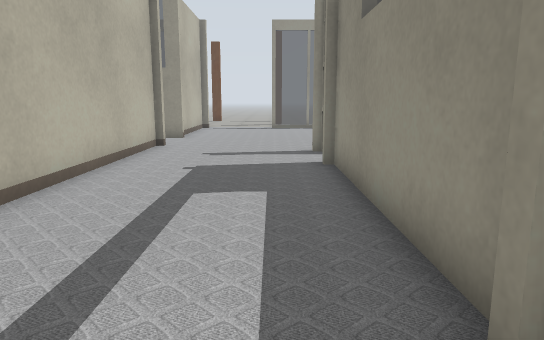
view 1 (above)

24 first-person views from a walk through a robot-simulator world made for Gazebo. The camera is 0.72 m above the floor, tilts 10° down and sees 70° across. The lines on the ground mark 1 m squares. The floor is counted in squares, 0.5 m on a side. Each view is taken from the middle of a square. On the plan, view 1 faces up. The plan holds only what a view shows up to about 16 squares ahead; the rest is blank. The place goes on beyond the plan. Robots are left out. Gazebo's built-in surfaces are drawn with simple patterns. Simple shapes stand in for some stock models. Some surface patterns are stand-ins.

view 2
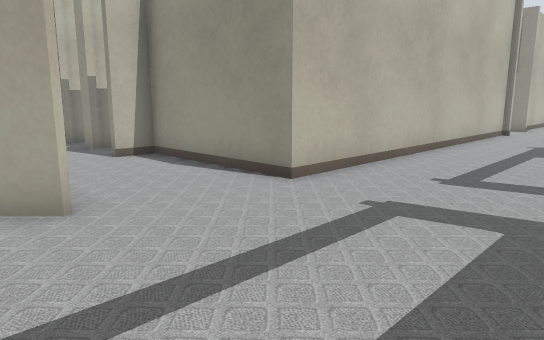

view 3
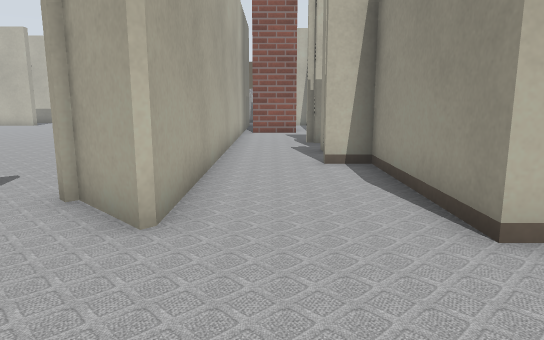

view 4
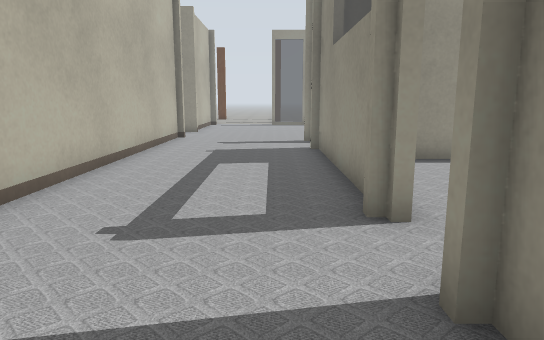

view 5
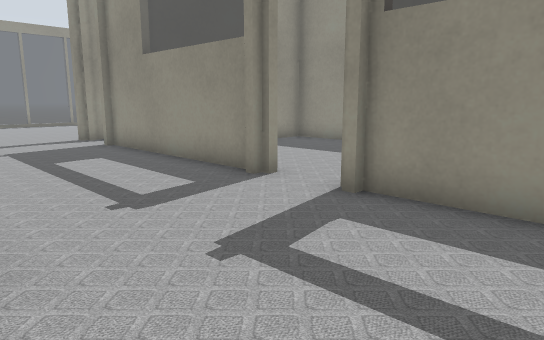

view 6
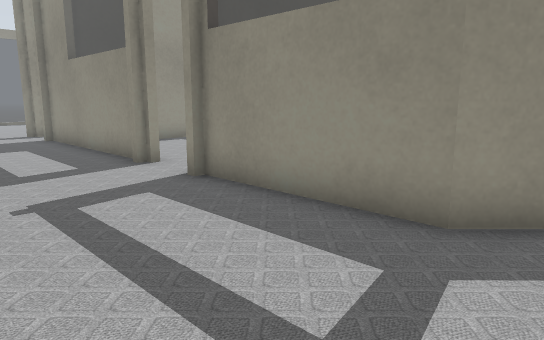

view 7
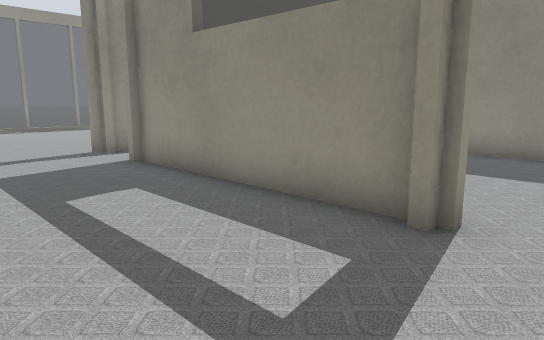

view 8
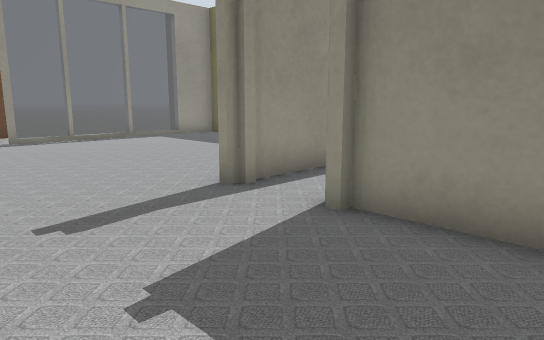

view 9
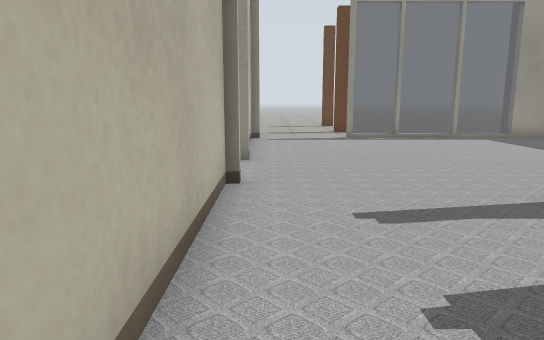

view 10
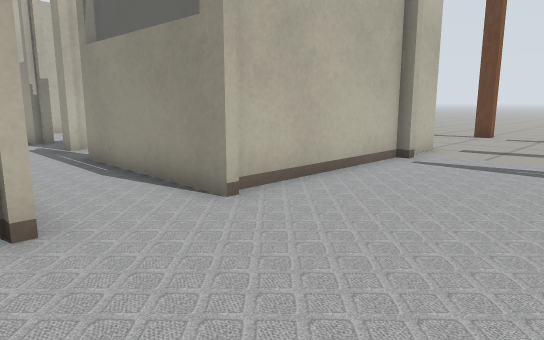

view 11
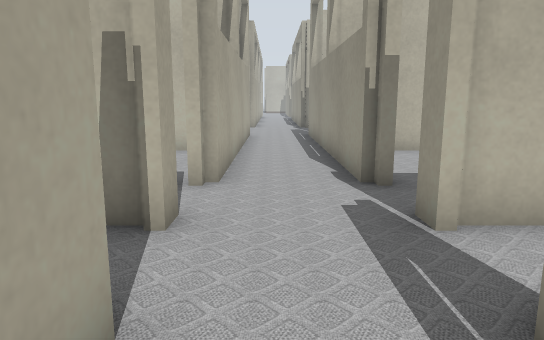

view 12
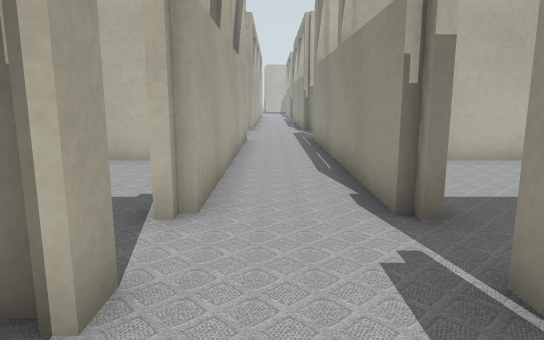

view 13
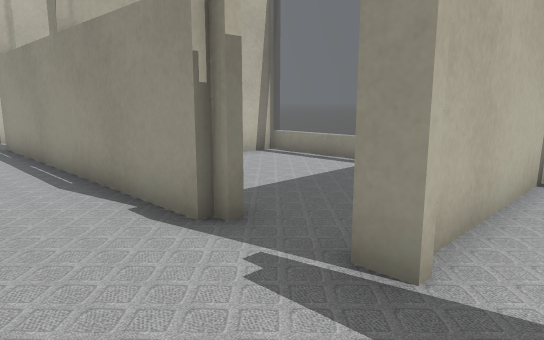

view 14
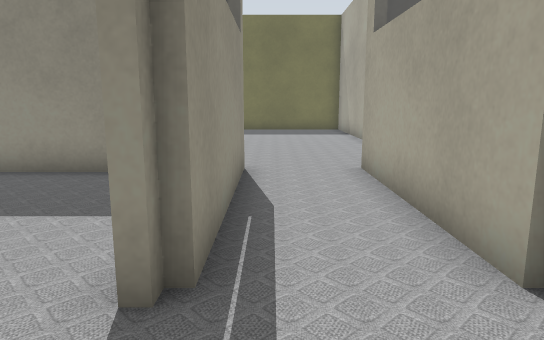

view 15
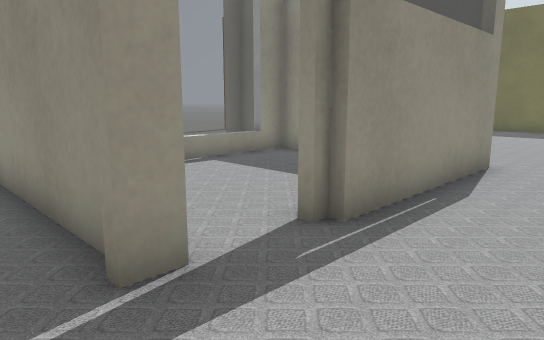

view 16
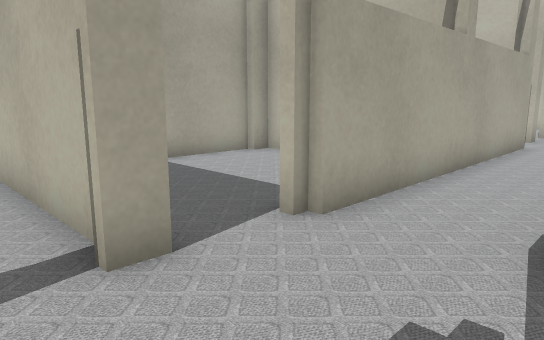

view 17
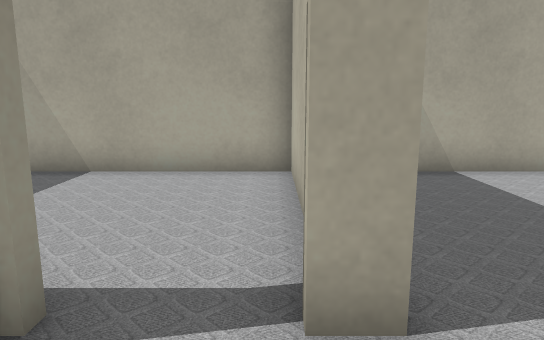

view 18
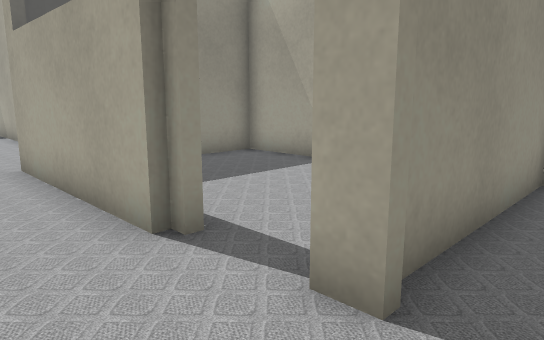

view 19
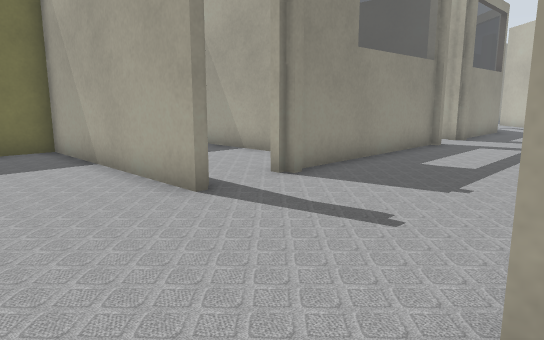

view 20
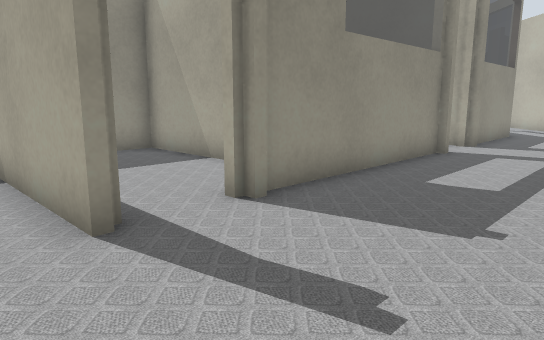

view 21
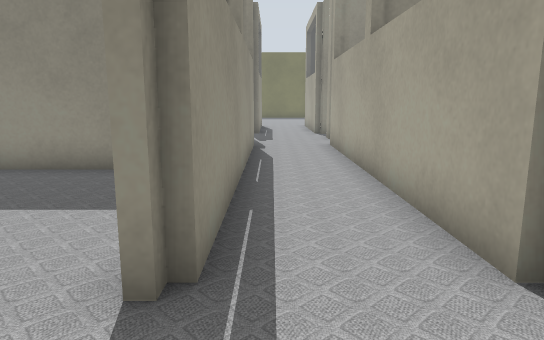

view 22
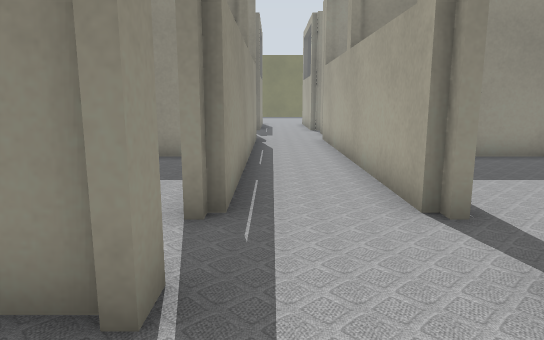

view 23
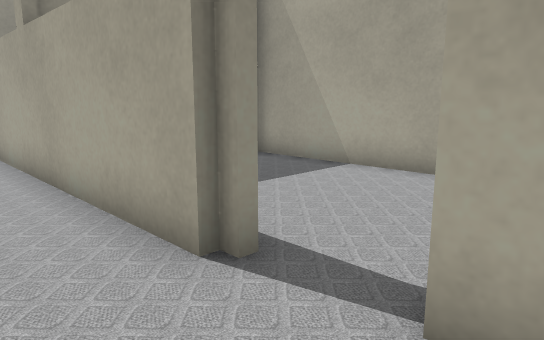

view 24
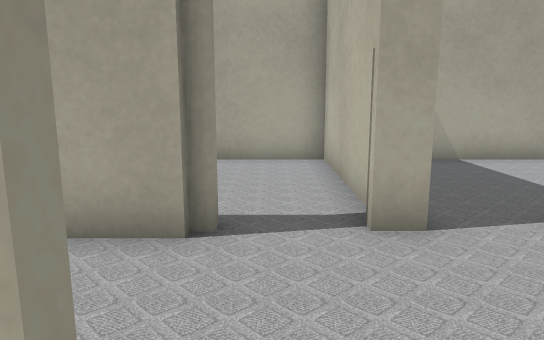

### Floor plan
Key: @ floor where view 1 was taken; # wall or solid block; . floor; = window, fence, low wall or low ledge.
Columns run from 30 left of view 1 to 7 right of it. Each row starts with its distance up from view 1.
 22            ####       #####...#####=##
 21            #===   ##   ==##...  =#=#=
 20          ..#..... ## .....#..........
 19         ...#..... ## .....#..........
 18       .....#......##......#..........
 17     #......#......##......#..........
 16    ##.###########.##.######.........
 15  . ................................
 14    ................................
 13    ...###########....######...........
 12    ##...   #......##...   #.....######
 11     #..... #......##....  #.....######
 10     #......#......##......#.........
  9     #......#......##......#....##.....
  8     #......#..... ##......#....##.....
  7 ##  #######################....#######
  6                           #....=#.....
  5                           #....=#.....
  4                           #....=#.....
  3                           #....=#.....
  2                           #....##.....
  1                           #.........
  0                           #...@.###
 -1                 #.## ######....###
 -2               .................=#
 -3               .................=#
 -4               ############.....=#
 -5                          #.....##
 -6                          #......#
 -7                            .

Where each view was taken, in squares from view 1:
view 1: 0 up, 0 right, facing up
view 2: 6 down, 1 right, facing up-left
view 3: 3 down, 0 right, facing left
view 4: 3 down, 0 right, facing up
view 5: 4 down, 4 left, facing up-right
view 6: 7 down, 3 left, facing up-right
view 7: 0 up, 3 left, facing up-right
view 8: 6 up, 3 left, facing up-right
view 9: 6 up, 3 left, facing up
view 10: 12 up, 1 right, facing up-left
view 11: 14 up, 7 left, facing left
view 12: 14 up, 9 left, facing left
view 13: 13 up, 10 left, facing up-left
view 14: 15 up, 12 left, facing right
view 15: 13 up, 13 left, facing up-right
view 16: 16 up, 10 left, facing down-left
view 17: 15 up, 11 left, facing down
view 18: 15 up, 13 left, facing down-right
view 19: 15 up, 4 left, facing down-right
view 20: 13 up, 3 left, facing down-right
view 21: 15 up, 27 left, facing right
view 22: 15 up, 29 left, facing right
view 23: 15 up, 27 left, facing down-right
view 24: 17 up, 25 left, facing down
